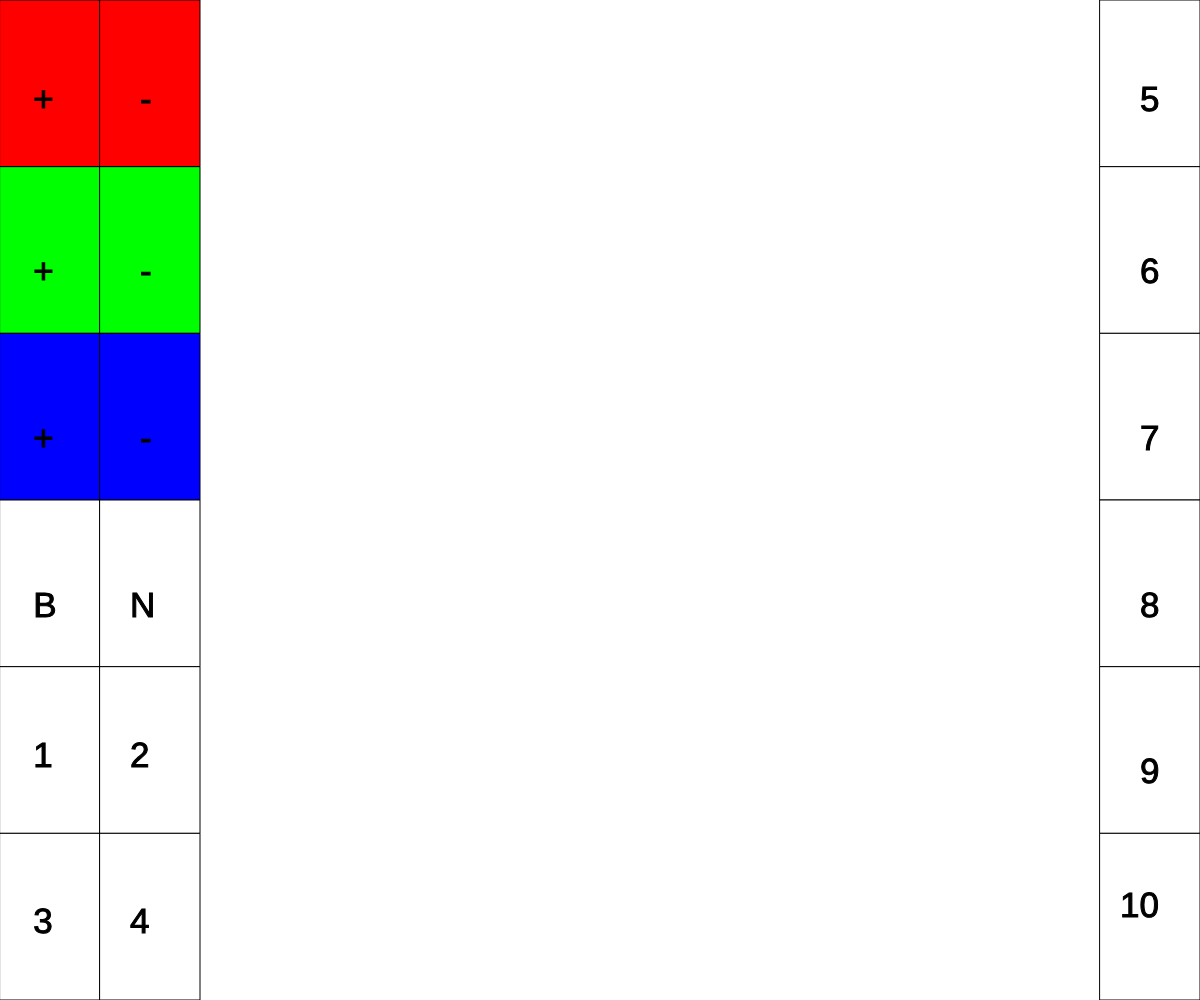
Frame 1 (no input)
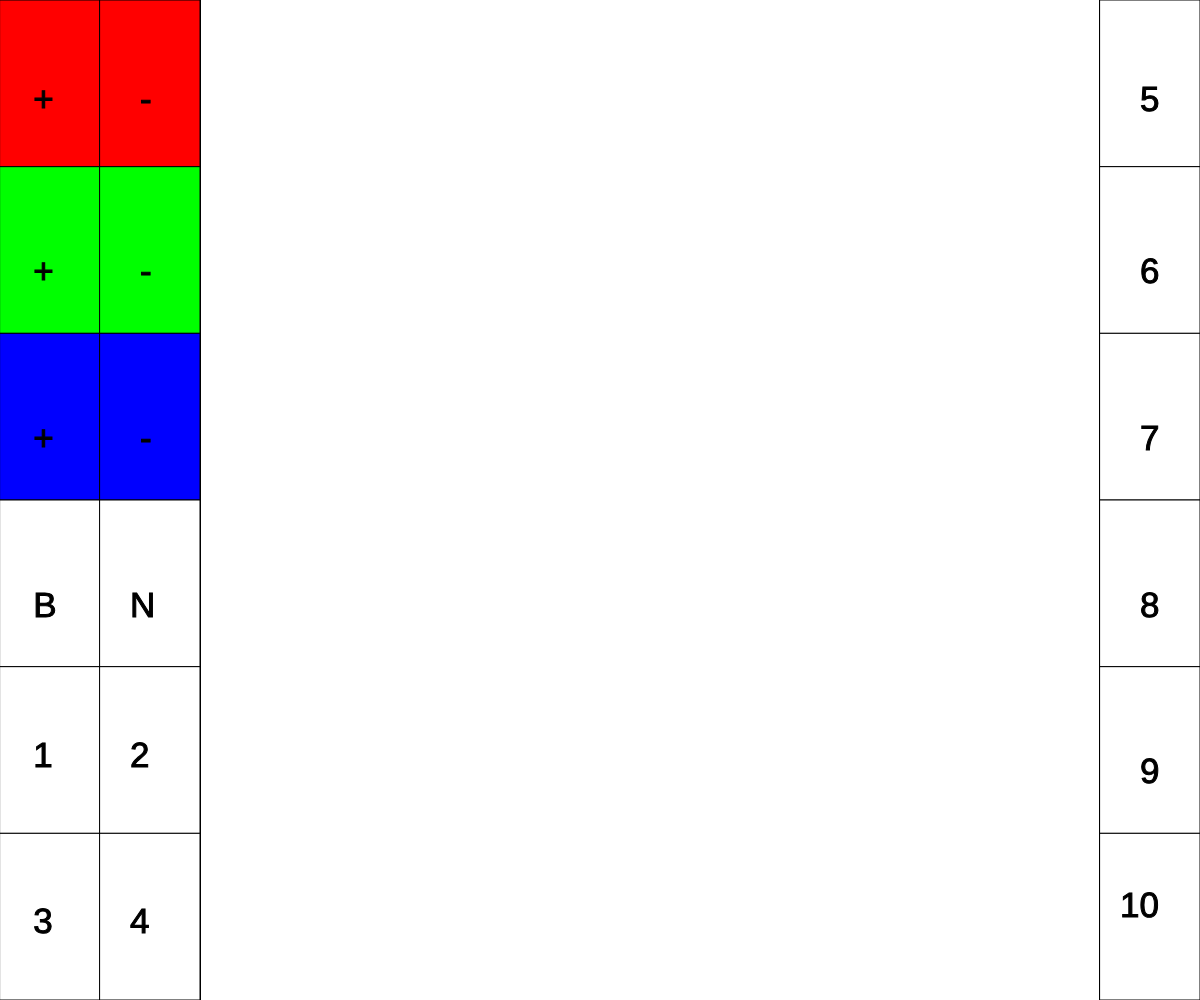
Frame 60 (no input)
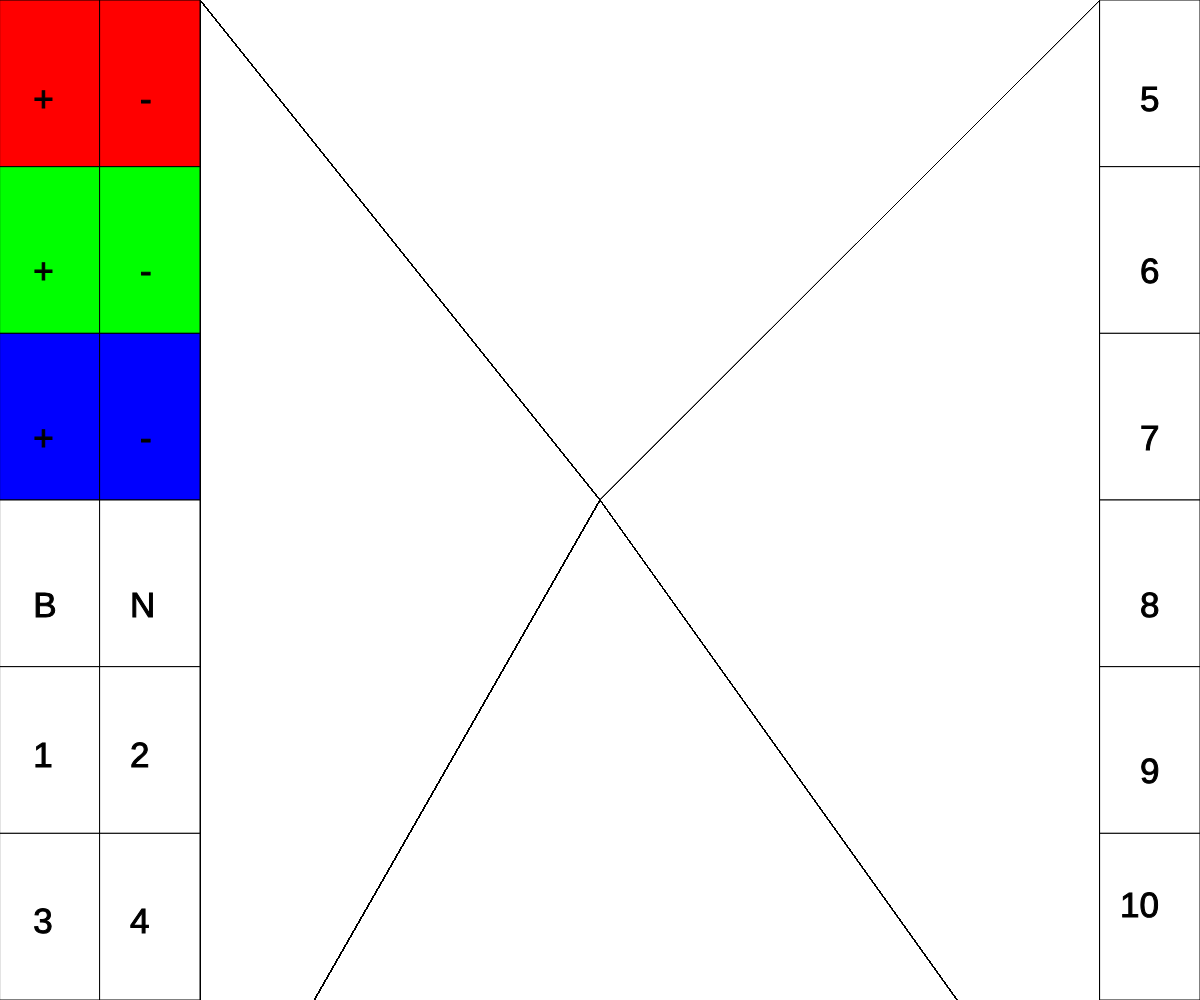
Frame 120 (the mouse pressed at the canvas centre since frame 60)

The p5.js sketch that drew these frames (run headless with seeded random() and noise() and a simulated clock; from frame 60 on, the mouse is pressed at the canvas centre):

// p5.js sketch
// ── sketch.js
var B1 = 0;
var B2 = 1;
var B3 = 2;
var B4 = 3;
var B5 = 4;
var B6 = 5;
var B7 = 6;
var B8 = 7;
var B9 = 8;
var B10 = 9;
var B11 = 9;
var R = 0;
var G = 0;
var B = 0;
var Alto = 0;
var Ancho = 0;
var D = 0;


function setup() {
  createCanvas(windowWidth, windowHeight);
  background(255, 255, 255);


}

function draw() {
  stroke(0, 0, 0)
  var Alto = (windowHeight / 6)
  var Ancho = (windowWidth / 12)
 
  // primera columna
  fill(255, 0, 0)
  rect(0, 0, Ancho, Alto)
  fill(0, 255, 0)
  rect(0, 0 + (Alto * 1), Ancho, Alto)
  fill(0, 0, 255)
  rect(0, 0 + (Alto * 2), Ancho, Alto)
  fill(255, 255, 255)
  rect(0, 0 + (Alto * 3), Ancho, Alto)
  rect(0, 0 + (Alto * 4), Ancho, Alto)
  rect(0, 0 + (Alto * 5), Ancho, Alto)
  // segunda columna
  fill(255, 0, 0)
  rect(0 + Ancho, 0, Ancho, Alto)
  fill(0, 255, 0)
  rect(0 + Ancho, 0 + (Alto * 1), Ancho, Alto)
  fill(0, 0, 255)
  rect(0 + Ancho, 0 + (Alto * 2), Ancho, Alto)
  fill(255, 255, 255)
  rect(0 + Ancho, 0 + (Alto * 3), Ancho, Alto)
  rect(0 + Ancho, 0 + (Alto * 4), Ancho, Alto)
  rect(0 + Ancho, 0 + (Alto * 5), Ancho, Alto)
  // tercera columna
  rect(0 + (Ancho * 11), 0, Ancho, Alto)
  rect(0 + (Ancho * 11), 0 + (Alto * 1), Ancho, Alto)
  rect(0 + (Ancho * 11), 0 + (Alto * 2), Ancho, Alto)
  rect(0 + (Ancho * 11), 0 + (Alto * 3), Ancho, Alto)
  rect(0 + (Ancho * 11), 0 + (Alto * 4), Ancho, Alto)
  rect(0 + (Ancho * 11), 0 + (Alto * 5), Ancho, Alto)
  // nombre botones
  fill(0, 0, 0)
  textSize(35)
  // cambiar color 
  text("+", Ancho / 3, Alto / 1.5)
  text("+", Ancho / 3, Alto * 1.7)
  text("+", Ancho / 3, Alto * 2.7)

  text("-", Ancho * 1.4, Alto / 1.5)
  text("-", Ancho * 1.4, Alto * 1.7)
  text("-", Ancho * 1.4, Alto * 2.7)
  // borrar todo y borrar parcial 
  text("B", Ancho / 3, Alto * 3.7)
  text("N", Ancho * 1.3, Alto * 3.7)
  // formas 
  text("1", Ancho / 3, Alto * 4.6)
  text("2", Ancho * 1.3, Alto * 4.6)
  text("3", Ancho / 3, Alto * 5.6)
  text("4", Ancho * 1.3, Alto * 5.6)
  text("5", Ancho * 11.4, Alto / 1.5)
  text("6", Ancho * 11.4, Alto * 1.7)
  text("7", Ancho * 11.4, Alto * 2.7)
  text("8", Ancho * 11.4, Alto * 3.7)
  text("9", Ancho * 11.4, Alto * 4.7)
  text("10", Ancho * 11.2, Alto * 5.5)
  if (mouseIsPressed) {
    // cambio rojo
    if (mouseX > 0 && mouseX < Ancho && mouseY > 0 && mouseY < Alto) {
      R += 10;
    } else if (mouseX > Ancho && mouseX < (Ancho * 2) && mouseY > 0 && mouseY < Alto) {
      R -= 10;
    }
    // cambio verde
    else if (mouseX > 0 && mouseX < Ancho && mouseY > Alto && mouseY < (Alto * 2)) {
      G += 10;
    } else if (mouseX > Ancho && mouseX < (Ancho * 2) && mouseY > Alto && mouseY < (Alto * 2)) {
      G -= 10;
    }
    // cambio azul
    else if (mouseX > 0 && mouseX < Ancho && mouseY > (Alto * 2) && mouseY < (Alto * 3)) {
      B += 10;
    } else if (mouseX > Ancho && mouseX < (Ancho * 2) && mouseY > (Alto * 2) && mouseY < (Alto * 3)) {
      B -= 10;
    }
    // fondo blanco
    else if (mouseX > 0 && mouseX < Ancho && mouseY > (Alto * 3) && mouseY < (Alto * 4)) {
      background(255, 255, 255)
    }
    // fondo negro
    else if (mouseX > Ancho && mouseX < (Ancho * 2) && mouseY > (Alto * 3) && mouseY < (Alto * 4)) {
      background(0, 0, 0)
    }
    // figura 1
    else if (mouseX > 0 && mouseX < Ancho && mouseY > (Alto * 4) && mouseY < (Alto * 5)) {
      D = B1;
    }
    // figura 2
    else if (mouseX > Ancho && mouseX < (Ancho * 2) && mouseY > (Alto * 4) && mouseY < (Alto * 5)) {
      D = B2;
    }
    // figura 3
    else if (mouseX > 0 && mouseX < Ancho && mouseY > (Alto * 5) && mouseY < (Alto * 6)) {
      D = B3;
    }
    // figura 4
    else if (mouseX > Ancho && mouseX < (Ancho * 2) && mouseY > (Alto * 5) && mouseY < (Alto * 6)) {
      D = B4;
    }
    // figura 5
    else if (mouseX > (Ancho * 11) && mouseX < (Ancho * 12) && mouseY > 0 && mouseY < Alto) {
      D = B5;
    }
    // figura 6
    else if (mouseX > (Ancho * 11) && mouseX < (Ancho * 12) && mouseY > (Alto) && mouseY < (Alto * 2)) {
      D = B6;
    }
    // figura 7
    else if (mouseX > (Ancho * 11) && mouseX < (Ancho * 12) && mouseY > (Alto * 2) && mouseY < (Alto * 3)) {
      D = B7;
    }
    // figura 8
    else if (mouseX > (Ancho * 11) && mouseX < (Ancho * 12) && mouseY > (Alto * 3) && mouseY < (Alto * 4)) {
      D = B8;
    }
    // figura 9
    else if (mouseX > (Ancho * 11) && mouseX < (Ancho * 12) && mouseY > (Alto * 4) && mouseY < (Alto * 5)) {
      D = B9;
    }
    // figura 10
    else if (mouseX > (Ancho * 11) && mouseX < (Ancho * 12) && mouseY > (Alto * 5) && mouseY < (Alto * 6)) {
      D = B10;
    }
    // para dibujar
    else {
      fill(R, G, B)
      stroke(R, G, B)
      if (D == B1) {
        line(mouseX, mouseY, Ancho * 2, 0)
        line(mouseX, mouseY, Ancho * 2, windowWidth)
        line(mouseX, mouseY, Ancho * 11, 0)
        line(mouseX, mouseY, Ancho * 11, windowWidth)
      } else if (D == B2) {
        
        noFill()
        beginShape()
        vertex(mouseX, mouseY)
        vertex(mouseX,windowHeight - mouseY)
        vertex(windowWidth - mouseX, windowHeight - mouseY)
        vertex(windowWidth - mouseX,mouseY)
        endShape(CLOSE)
      } else if (D == B3) {
        var xy = Ancho * 4
        for (x = 0; x <= 100; x += 10) {
          xy += 20
          line(mouseX, mouseY, xy, 0)
        }
      } else if (D == B4) {

        var xy2 = Ancho * 4
        for (x = 0; x <= 100; x += 10) {
          xy2 += 20
          line(mouseX, mouseY, xy2, windowHeight)
        }

      } else if (D == B5) {
        for (x = 0; x <= 100; x += 10) {
          noFill()
          ellipse(mouseX, mouseY, x, x)
        }
      } else if (D == B6) {
        noFill()
        beginShape()
        vertex(windowWidth - mouseX, windowHeight - mouseY)
        vertex(windowWidth / 2, 0)
        vertex(windowWidth / 2, windowHeight)
        vertex(mouseX, mouseY)
        endShape(CLOSE)

      } else if (D == B7) {

        noFill()
        beginShape()
        vertex(windowWidth - mouseX, windowHeight - mouseY)
        vertex(Ancho * 2, (windowHeight / 2))
        vertex(Ancho * 11, (windowHeight / 2))
        vertex(mouseX, mouseY)
        endShape(CLOSE)

      } else if (D == B8) {

        fill(R, G, B)
        stroke(255 - R, 255 - G, 255 - B)

        arc(mouseX + 30, mouseY + 30, 30, 30, 0, HALF_PI);
        arc(mouseX - 30, mouseY - 30, 30, 30, PI, PI + HALF_PI);
        arc(mouseX + 30, mouseY - 30, 30, 30, HALF_PI + PI, PI + PI);
        arc(mouseX - 30, mouseY + 30, 30, 30, HALF_PI, PI);

        arc(mouseX, mouseY + 45, 30, 30, HALF_PI / 2, PI - (HALF_PI / 2));
        arc(mouseX, mouseY - 45, 30, 30, HALF_PI / 2 + PI, PI - (HALF_PI / 2) + PI);
        arc(mouseX - 45, mouseY, 30, 30, HALF_PI / 2 + HALF_PI, PI - (HALF_PI / 2) + HALF_PI);
        arc(mouseX + 45, mouseY, 30, 30, HALF_PI / 2 + HALF_PI + PI, PI - (HALF_PI / 2) + HALF_PI + PI);


      } else if (D == B9) {

        if (mouseX < (windowWidth / 2) && mouseY < (windowHeight / 2)) {
          quad(Ancho * 2, 0, mouseX, mouseY * 0.8, mouseX, mouseY, mouseX * 0.8, mouseY);
        } else if (mouseX > (windowWidth / 2) && mouseY > (windowHeight / 2)) {
          quad(Ancho * 11, windowHeight, mouseX, mouseY * 0.8, mouseX, mouseY, mouseX * 0.8, mouseY);
        } else if (mouseX > (windowWidth / 2) && mouseY < (windowHeight / 2)) {
          quad(Ancho * 11, 0, mouseX, mouseY * 0.8, mouseX, mouseY, mouseX * 0.8, mouseY);
        } else if (mouseX < (windowWidth / 2) && mouseY > (windowHeight / 2)) {
          quad(Ancho * 2, windowHeight, mouseX, mouseY * 0.8, mouseX, mouseY, mouseX * 0.8, mouseY);
        }

      } else if (D == B10) 
      {
				noFill()
        beginShape()
        vertex(mouseX, mouseY)
        vertex(windowWidth/2,windowHeight/2)
        vertex(mouseX,windowHeight - mouseY)
        vertex(windowWidth/2,windowHeight/2)
        vertex(windowWidth - mouseX, windowHeight - mouseY)
        vertex(windowWidth/2,windowHeight/2)
        vertex(windowWidth - mouseX,mouseY)
        vertex(windowWidth/2,windowHeight/2)
        endShape(CLOSE)
      }
    }


  }

}
